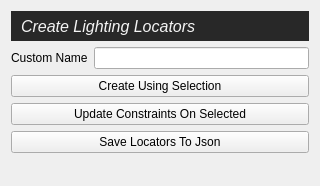
<?xml version="1.0" encoding="UTF-8"?>
<ui version="4.0">
 <class>lightLocsUI</class>
 <widget class="QWidget" name="lightLocsUI">
  <property name="geometry">
   <rect>
    <x>0</x>
    <y>0</y>
    <width>320</width>
    <height>186</height>
   </rect>
  </property>
  <property name="windowTitle">
   <string>Lighting Locators Util</string>
  </property>
  <layout class="QVBoxLayout" name="verticalLayout">
   <item>
    <widget class="QLabel" name="label">
     <property name="minimumSize">
      <size>
       <width>40</width>
       <height>30</height>
      </size>
     </property>
     <property name="maximumSize">
      <size>
       <width>16777215</width>
       <height>30</height>
      </size>
     </property>
     <property name="font">
      <font>
       <pointsize>12</pointsize>
       <italic>true</italic>
      </font>
     </property>
     <property name="styleSheet">
      <string notr="true">color: rgb(244, 244, 244);
background-color: rgb(40, 40,40);</string>
     </property>
     <property name="text">
      <string>Create Lighting Locators</string>
     </property>
     <property name="indent">
      <number>10</number>
     </property>
    </widget>
   </item>
   <item>
    <layout class="QHBoxLayout" name="horizontalLayout">
     <item>
      <widget class="QLabel" name="label_2">
       <property name="text">
        <string>Custom Name</string>
       </property>
      </widget>
     </item>
     <item>
      <widget class="QLineEdit" name="lineEdit"/>
     </item>
    </layout>
   </item>
   <item>
    <widget class="QPushButton" name="create_btn">
     <property name="contextMenuPolicy">
      <enum>Qt::ActionsContextMenu</enum>
     </property>
     <property name="text">
      <string>Create Using Selection</string>
     </property>
    </widget>
   </item>
   <item>
    <widget class="QPushButton" name="update_btn">
     <property name="contextMenuPolicy">
      <enum>Qt::ActionsContextMenu</enum>
     </property>
     <property name="text">
      <string>Update Constraints On Selected</string>
     </property>
    </widget>
   </item>
   <item>
    <widget class="QPushButton" name="save_btn">
     <property name="contextMenuPolicy">
      <enum>Qt::ActionsContextMenu</enum>
     </property>
     <property name="text">
      <string>Save Locators To Json</string>
     </property>
    </widget>
   </item>
   <item>
    <spacer name="verticalSpacer">
     <property name="orientation">
      <enum>Qt::Vertical</enum>
     </property>
     <property name="sizeHint" stdset="0">
      <size>
       <width>20</width>
       <height>40</height>
      </size>
     </property>
    </spacer>
   </item>
  </layout>
 </widget>
 <resources/>
 <connections/>
</ui>
